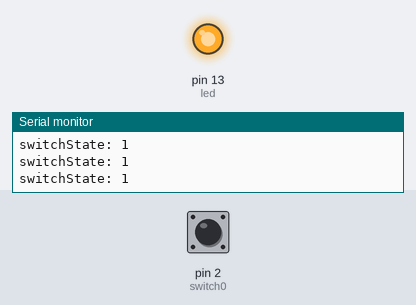
A sketch run on a simulated Arduino Uno, built with avr-gcc and run on an emulated ATmega328P. On the bench: output pins drawn as LEDs (lit = HIGH), the last lines printed to the serial monitor. The test bench sets the inputs (shaded band); at power-on: pin 2 (switch0) HIGH.

Above: at 1.2 s.
1.3 s: pin 2 (switch0) pulled LOW for 0.15 s
At 1.41 s:
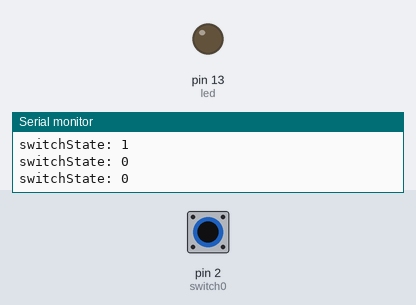
2.9 s: pin 2 (switch0) pulled LOW for 3.2 s
At 6.4 s:
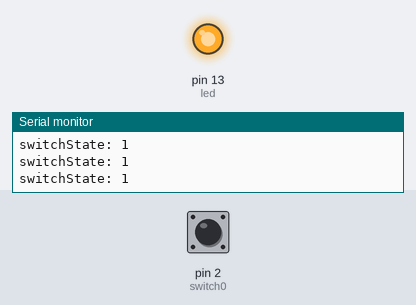
Timing chart, 0 to 7.9 s (numbered marks = the images above; inputs shaded):
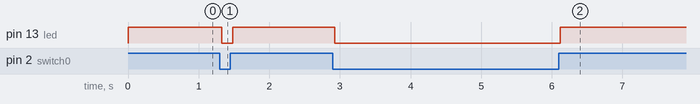

The sketch:

newblink.ino
```cpp
#define led 13
#define switch0 2

int switchState = 0;

void setup() {
  // put your setup code here, to run once:
  Serial.begin(9600);

  pinMode(led, OUTPUT);
  pinMode(switch0, INPUT);
}

void loop() {
  // put your main code here, to run repeatedly:
  digitalWrite(led, switchState);
  //Replacing HIGH with switchState, now LED is tied to switchState

  switchState = digitalRead(switch0);
  Serial.print("switchState: ");
  Serial.println(switchState);
}
```

Measured:
- after the input at 1.3 s, pin 13 (led): HIGH → LOW at once, → HIGH 0.15 s later
- after the input at 2.9 s, pin 13 (led): HIGH → LOW at once, → HIGH 3.2 s later
